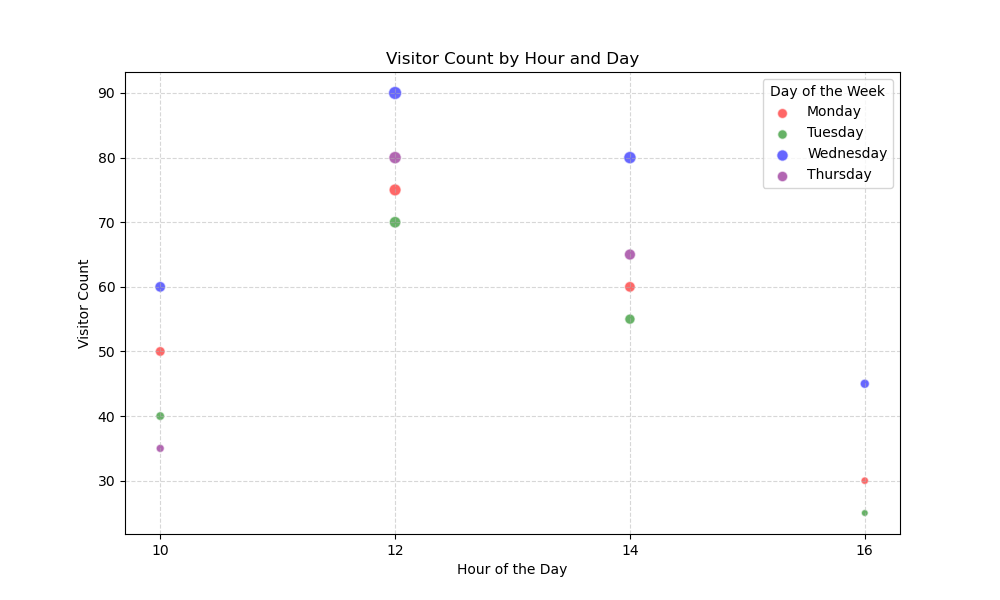

Write Python code to recreate this figure.

import matplotlib.pyplot as plt
import pandas as pd

# Given data
data = [
    {'Day': 'Monday', 'Visitor Count': 50, 'Hour': 10},
    {'Day': 'Monday', 'Visitor Count': 75, 'Hour': 12},
    {'Day': 'Monday', 'Visitor Count': 60, 'Hour': 14},
    {'Day': 'Monday', 'Visitor Count': 30, 'Hour': 16},
    {'Day': 'Tuesday', 'Visitor Count': 40, 'Hour': 10},
    {'Day': 'Tuesday', 'Visitor Count': 70, 'Hour': 12},
    {'Day': 'Tuesday', 'Visitor Count': 55, 'Hour': 14},
    {'Day': 'Tuesday', 'Visitor Count': 25, 'Hour': 16},
    {'Day': 'Wednesday', 'Visitor Count': 60, 'Hour': 10},
    {'Day': 'Wednesday', 'Visitor Count': 90, 'Hour': 12},
    {'Day': 'Wednesday', 'Visitor Count': 80, 'Hour': 14},
    {'Day': 'Wednesday', 'Visitor Count': 45, 'Hour': 16},
    {'Day': 'Thursday', 'Visitor Count': 35, 'Hour': 10},
    {'Day': 'Thursday', 'Visitor Count': 80, 'Hour': 12},
    {'Day': 'Thursday', 'Visitor Count': 65, 'Hour': 14}
]

# Convert to DataFrame
df = pd.DataFrame(data)

# Unique days, for coloring in the scatter plot
days = df['Day'].unique()
colors = {'Monday': 'red', 'Tuesday': 'green', 'Wednesday': 'blue', 'Thursday': 'purple'}

# Create a scatter plot
plt.figure(figsize=(10, 6))
for day in days:
    day_data = df[df['Day'] == day]
    plt.scatter(
        day_data['Hour'], 
        day_data['Visitor Count'],
        s=day_data['Visitor Count'],  # Size based on visitor count
        c=colors[day],               # Color for each day
        label=day,
        alpha=0.6,                   # Translucency of markers
        edgecolors='w'               # Edge color for markers
    )

# Customize the plot
plt.title('Visitor Count by Hour and Day')
plt.xlabel('Hour of the Day')
plt.ylabel('Visitor Count')
plt.xticks(range(10, 17, 2))          # Set x-ticks to match the given hours
plt.grid(True, linestyle='--', alpha=0.5)
plt.legend(title='Day of the Week')

# Display the plot
plt.show()
